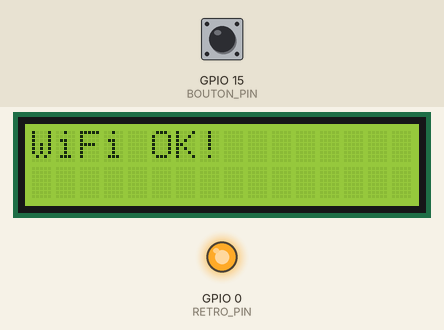
This sketch was run on a simulated ESP8266 (NodeMCU). On the bench: 16×2 character LCD, output pins drawn as LEDs (lit = HIGH). Dashed ring = blinking. The test bench sets the inputs (shaded band); at power-on: GPIO 15 (BOUTON_PIN) LOW. WiFi joins after 1.5 s; servers stay silent unless stated; uploads are accepted with an empty reply; the local clock reads 2024-03-15 10:24:30 at power-on unless the sketch sets it; what the sketch prints to the serial monitor is not drawn.

Above: at 1.7 s.
At 3.3 s:
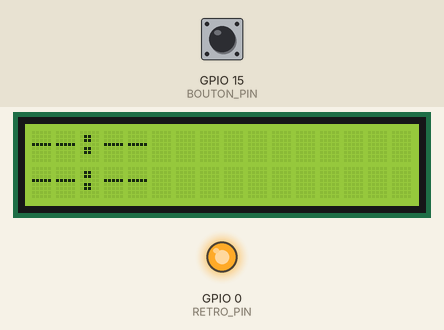
3.4 s: GPIO 15 (BOUTON_PIN) driven HIGH
At 4.2 s:
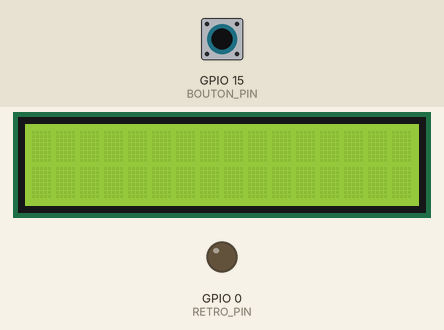
4.9 s: GPIO 15 (BOUTON_PIN) pulsed LOW 5 times (0.12 s each, 0.3 s apart)
At 5.17 s:
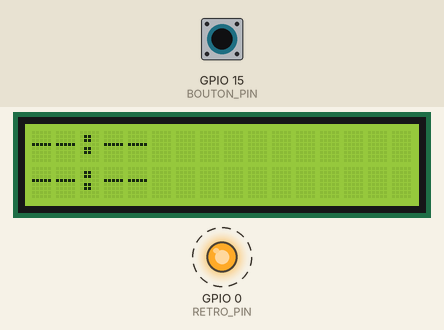
Timing chart, 0 to 7.9 s (numbered marks = the images above; inputs shaded):
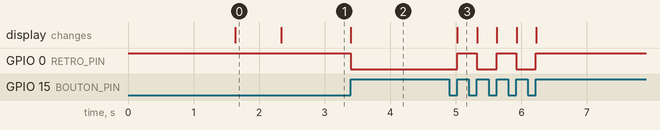

Measured:
- after the input at 3.4 s, GPIO 0 (RETRO_PIN): HIGH → LOW at once; the display: changes at once (image 2)
- after the input at 4.9 s, GPIO 0 (RETRO_PIN): alternates HIGH for 0.30 s and LOW for 0.30 s, 5 changes in all, then stays HIGH, starting after 0.12 s; the display: changes after 0.12 s (image 3)
- what the display in image 0 shows lasts 0.7 s, from 1.6 s to 2.3 s

The sketch:

tram_tcl_passage.ino
```cpp
#include <LiquidCrystal.h>
#include <ESP8266WiFi.h>
#include <ESP8266HTTPClient.h>
#include <WiFiClientSecure.h>
#include <ArduinoJson.h>
#include <time.h>

// ─── Configuration ────────────────────────────────────────────────
const char* WIFI_SSID     = "WIFI_SSID";
const char* WIFI_PASSWORD = "WIFI_PASSWORD";
const char* GL_USER       = "GRAND_LYON_USER";
const char* GL_PASS       = "GRAND_LYON_PASSWORD";
const int   ARRET_ID      = 32135; // id de l'arret de tram à surveiller

const unsigned long REFRESH_INTERVAL    = 30000;
const unsigned long WIFI_RETRY_INTERVAL = 15000;

// Bouton ON/OFF
#define BOUTON_PIN  15       // GPIO15 (D8)
#define RETRO_PIN   0        // GPIO0  (D3)
#define DEBOUNCE_MS 250

bool systemeActif        = true;
bool dernierEtatBouton   = HIGH;
unsigned long dernierAppui = 0;

// LCD : LiquidCrystal(RS, E, D4, D5, D6, D7)
// LiquidCrystal lcd(RS, E, D4, D5, D6, D7)
// D1=GPIO5, D2=GPIO4, D5=GPIO14, D6=GPIO12, D7=GPIO13, D0=GPIO16
LiquidCrystal lcd(5, 4, 14, 12, 13, 16);

// Variables globales
unsigned long lastRefresh   = 0;
unsigned long lastWifiRetry = 0;
String next1 = "--:--";
String next2 = "--:--";

//
String base64Encode(const String& input);


// Lecture du bouton avec anti-rebond
// Retourne true si un appui vient d'être détecté
bool boutonAppuye() {
  bool etat = digitalRead(BOUTON_PIN);
  unsigned long now = millis();

  // GPIO15 : pull-down -> appui = HIGH
  if (etat == HIGH && dernierEtatBouton == LOW && (now - dernierAppui) > DEBOUNCE_MS) {
    dernierAppui = now;
    dernierEtatBouton = etat;
    return true;
  }
  dernierEtatBouton = etat;
  return false;
}

// gestion LCD
void eteindreLCD() {
  digitalWrite(RETRO_PIN, LOW);  // coupe le retroeclairage
  lcd.noDisplay();
}

void allumerLCD() {
  digitalWrite(RETRO_PIN, HIGH); // rallume le retroeclairage
  lcd.display();
  lcd.clear();
  lcd.setCursor(0, 0);
  lcd.print(next1);
  lcd.setCursor(0, 1);
  lcd.print(next2);
}

// Syncro NTP
void syncNTP() {
  configTime(3600, 3600, "pool.ntp.org", "time.nist.gov");
  int t = 0;
  while (time(nullptr) < 1000000000UL && t < 20) {
    ESP.wdtFeed();
    delay(500);
    t++;
  }
}

// parse l'heure de passage du tram
time_t parseHeurePassage(const char* heureStr) {
  struct tm tm = {};
  int y, mo, d, h, mi, s;
  if (sscanf(heureStr, "%d-%d-%d %d:%d:%d", &y, &mo, &d, &h, &mi, &s) == 6) {
    tm.tm_year = y - 1900;
    tm.tm_mon  = mo - 1;
    tm.tm_mday = d;
    tm.tm_hour = h;
    tm.tm_min  = mi;
    tm.tm_sec  = s;
    tm.tm_isdst = -1;
    return mktime(&tm);
  }
  return 0;
}

// donne le délai avant le départ du tram
String formatDelai(long secondes) {
  if (secondes < -60) return "Parti";
  if (secondes < 60)  return "Proche";
  long minutes = secondes / 60;
  if (minutes >= 60) {
    time_t t = time(nullptr) + secondes;
    struct tm* tm = localtime(&t);
    char buf[6];
    snprintf(buf, sizeof(buf), "%02d:%02d", tm->tm_hour, tm->tm_min);
    return String(buf);
  }
  return String(minutes) + " min";
}

// S'exécute avant setup(), allume le rétroéclairage immédiatement
void initVariant() {
  pinMode(0, OUTPUT);
  digitalWrite(0, HIGH);
}

// gestion du wifi
void gererWifi() {
  if (WiFi.status() == WL_CONNECTED) return;

  unsigned long now = millis();
  if (now - lastWifiRetry < WIFI_RETRY_INTERVAL) return;
  lastWifiRetry = now;

  Serial.println(F("[WiFi] Reconnexion..."));
  WiFi.disconnect();
  yield();
  WiFi.begin(WIFI_SSID, WIFI_PASSWORD);

  int t = 0;
  while (WiFi.status() != WL_CONNECTED && t < 20) {
    ESP.wdtFeed();
    delay(500);
    t++;
  }
  if (WiFi.status() == WL_CONNECTED) {
    Serial.println(F("[WiFi] Reconnecté"));
    syncNTP();
  }
}

// ─────────────────────────────────────────────────────────────────
void setup() {
  Serial.begin(115200);
  ESP.wdtEnable(8000);

  pinMode(BOUTON_PIN, INPUT);
  pinMode(RETRO_PIN, OUTPUT);
  digitalWrite(RETRO_PIN, HIGH); // rétroéclairage allumé avant lcd.begin()

  lcd.begin(16, 2);

  lcd.begin(16, 2);
  lcd.print("Connexion WiFi..");

  WiFi.mode(WIFI_STA);
  WiFi.setAutoReconnect(true);
  WiFi.persistent(false);
  WiFi.begin(WIFI_SSID, WIFI_PASSWORD);

  int t = 0;
  while (WiFi.status() != WL_CONNECTED && t < 20) {
    ESP.wdtFeed();
    delay(500);
    t++;
  }

  lcd.clear();
  if (WiFi.status() == WL_CONNECTED) {
    Serial.println("[WiFi] Connecté : " + WiFi.localIP().toString());
    lcd.print("WiFi OK!");
    syncNTP();
    delay(500);
  } else {
    Serial.println(F("[WiFi] Echec connexion"));
    lcd.print("WiFi ERREUR");
  }
}

// gestion de l'url
String buildURL() {
  return String(F("https://data.grandlyon.com/fr/datapusher/ws/rdata/"))
       + F("tcl_sytral.tclpassagearret/all.json")
       + F("?compact=false&maxfeatures=20")
       + F("&field=id&value=") + String(ARRET_ID);
}

// recuperation de la data
String fetchData(const String& url) {
  ESP.wdtFeed();
  WiFiClientSecure client;
  client.setInsecure();
  client.setBufferSizes(512, 512);
  HTTPClient http;
  http.setTimeout(8000);

  String authHeader = "Basic " + base64Encode(String(GL_USER) + ":" + String(GL_PASS));
  http.begin(client, url);
  http.addHeader("Authorization", authHeader);
  http.addHeader("Accept", "application/json");

  ESP.wdtFeed();
  int httpCode = http.GET();
  String payload = "";
  if (httpCode == HTTP_CODE_OK) {
    payload = http.getString();
  } else {
    Serial.println("[API] Erreur HTTP : " + String(httpCode));
  }
  http.end();
  ESP.wdtFeed();
  return payload;
}

// parse le json pour récupérer les valeurs qui nous intéressent
void parsePassages(const String& payload) {
  DynamicJsonDocument doc(8192);
  DeserializationError err = deserializeJson(doc, payload);
  if (err) {
    Serial.print(F("[JSON] Erreur : "));
    Serial.println(err.c_str());
    return;
  }

  time_t maintenant = time(nullptr);
  JsonArray values = doc["values"].as<JsonArray>();

  time_t meilleureHeure1 = LONG_MAX, meilleureHeure2 = LONG_MAX;
  String bestLigne1 = "", bestLigne2 = "";
  String bestDelai1 = "", bestDelai2 = "";

  for (JsonObject row : values) {
    const char* heure = row["heurepassage"];
    const char* ligne = row["ligne"];
    if (!heure || !ligne) continue;

    time_t t = parseHeurePassage(heure);
    if (t == 0 || t < maintenant - 60) continue;

    if (t < meilleureHeure1) {
      meilleureHeure2 = meilleureHeure1; bestLigne2 = bestLigne1; bestDelai2 = bestDelai1;
      meilleureHeure1 = t; bestLigne1 = String(ligne);
      bestDelai1 = formatDelai((long)(t - maintenant));
    } else if (t < meilleureHeure2) {
      meilleureHeure2 = t; bestLigne2 = String(ligne);
      bestDelai2 = formatDelai((long)(t - maintenant));
    }
  }

  if (bestLigne1.length() == 0) {
    next1 = "Aucun tram"; next2 = "-----";
  } else {
    next1 = bestLigne1 + " " + bestDelai1;
    next2 = (bestLigne2.length() > 0) ? bestLigne2 + " " + bestDelai2 : "-----";
    if (next1.length() > 16) next1 = next1.substring(0, 16);
    if (next2.length() > 16) next2 = next2.substring(0, 16);
  }
  Serial.println("[TCL] " + next1 + " / " + next2);
}

// affiche les infos contenues dans next1 et next2 sur le lcd
void afficherLCD() {
  lcd.clear();
  lcd.setCursor(0, 0);
  lcd.print(next1);
  lcd.setCursor(0, 1);
  lcd.print(next2);
}

String base64Encode(const String& input) {
  const char* b64chars = "ABCDEFGHIJKLMNOPQRSTUVWXYZabcdefghijklmnopqrstuvwxyz0123456789+/";
  String output = "";
  int i = 0;
  unsigned char buf3[3], buf4[4];
  int len = input.length();
  const char* data = input.c_str();
  while (len--) {
    buf3[i++] = *data++;
    if (i == 3) {
      buf4[0] = (buf3[0] & 0xfc) >> 2;
      buf4[1] = ((buf3[0] & 0x03) << 4) + ((buf3[1] & 0xf0) >> 4);
      buf4[2] = ((buf3[1] & 0x0f) << 2) + ((buf3[2] & 0xc0) >> 6);
      buf4[3] =  buf3[2] & 0x3f;
      for (i = 0; i < 4; i++) output += b64chars[buf4[i]];
      i = 0;
    }
  }
  if (i) {
    for (int j = i; j < 3; j++) buf3[j] = '\0';
    buf4[0] = (buf3[0] & 0xfc) >> 2;
    buf4[1] = ((buf3[0] & 0x03) << 4) + ((buf3[1] & 0xf0) >> 4);
    buf4[2] = ((buf3[1] & 0x0f) << 2) + ((buf3[2] & 0xc0) >> 6);
    for (int j = 0; j < i + 1; j++) output += b64chars[buf4[j]];
    while (i++ < 3) output += '=';
  }
  return output;
}

// loop
void loop() {
  // Gestion bouton on/off
  if (boutonAppuye()) {
    systemeActif = !systemeActif;
    if (systemeActif) {
      Serial.println(F("[BTN] Allumage"));
      allumerLCD();
      lastRefresh = 0; // force un rafraîchissement immédiat
    } else {
      Serial.println(F("[BTN] Extinction"));
      eteindreLCD();
    }
  }

  // Si éteint stopper le rafraichissement
  if (!systemeActif) {
    yield();
    return;
  }

  // sinon rafraichir
  gererWifi();
  yield();

  unsigned long now = millis();
  if (now - lastRefresh >= REFRESH_INTERVAL || lastRefresh == 0) {
    lastRefresh = now;
    if (WiFi.status() == WL_CONNECTED) {
      String payload = fetchData(buildURL());
      if (payload.length() > 0) parsePassages(payload);
      afficherLCD();
    }
  }

  yield();
}
```
